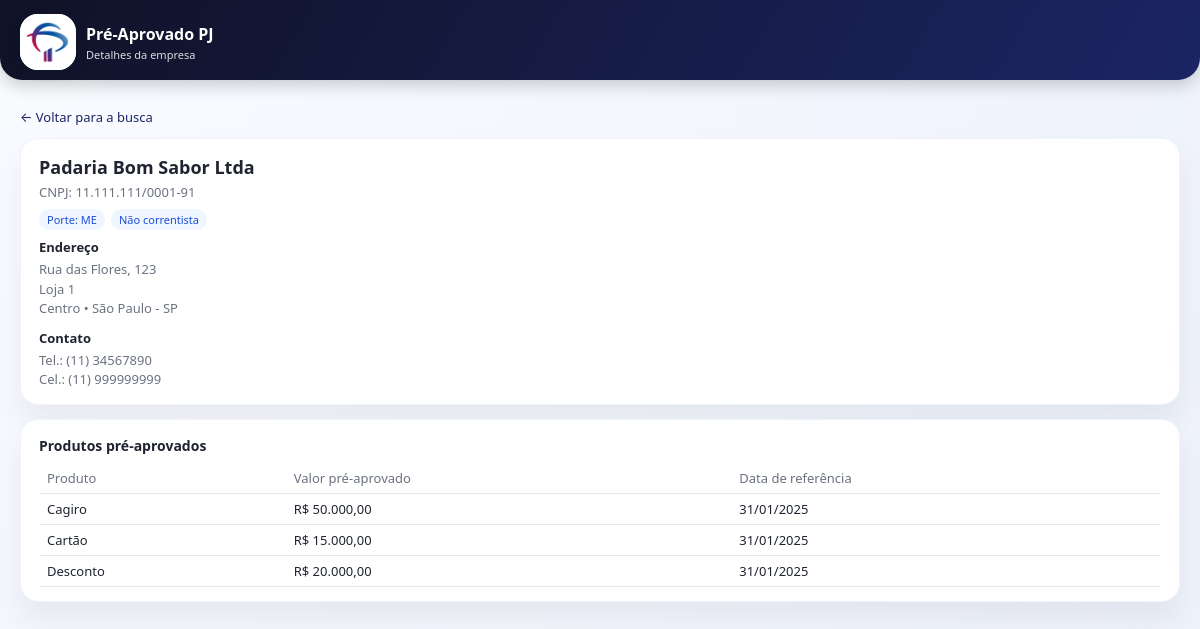
The page /detalhes.php?cnpj=11111111000191 on the database its author committed.
### tables this page shows
CREATE TABLE `d_empresas` (
  `cnpj` char(14) NOT NULL,
  `razao_social` varchar(200) NOT NULL,
  `porte` varchar(50) DEFAULT NULL,
  `estado` char(2) DEFAULT NULL,
  `cidade` varchar(120) DEFAULT NULL,
  `bairro` varchar(120) DEFAULT NULL,
  `cod_cnae` varchar(10) DEFAULT NULL,
  `cnae` varchar(255) DEFAULT NULL,
  `rua` varchar(200) DEFAULT NULL,
  `numero` varchar(10) DEFAULT NULL,
  `complemento` varchar(120) DEFAULT NULL,
  `ddd` char(2) DEFAULT NULL,
  `telefone` varchar(20) DEFAULT NULL,
  `celular` varchar(20) DEFAULT NULL,
  `latitude` decimal(10,8) DEFAULT NULL,
  `longitude` decimal(11,8) DEFAULT NULL,
  `criado_em` datetime NOT NULL DEFAULT current_timestamp(),
  `atualizado_em` datetime NOT NULL DEFAULT current_timestamp() ON UPDATE current_timestamp(),
  PRIMARY KEY (`cnpj`),
  KEY `idx_empresas_estado_cidade` (`estado`,`cidade`),
  KEY `idx_empresas_razao` (`razao_social`),
  KEY `idx_empresas_uf_cidade_bairro` (`estado`,`cidade`,`bairro`)
);

CREATE TABLE `f_preaprovados` (
  `id` bigint(20) NOT NULL AUTO_INCREMENT,
  `cnpj` char(14) NOT NULL,
  `data_referencia` date NOT NULL,
  `id_produto` int(11) NOT NULL,
  `valor_pre_aprovado` decimal(18,2) NOT NULL,
  `criado_em` datetime NOT NULL DEFAULT current_timestamp(),
  `atualizado_em` datetime NOT NULL DEFAULT current_timestamp() ON UPDATE current_timestamp(),
  PRIMARY KEY (`id`),
  UNIQUE KEY `uk_f_pre_empresa_produto_data` (`cnpj`,`id_produto`,`data_referencia`),
  KEY `idx_f_pre_cnpj_data` (`cnpj`,`data_referencia`),
  KEY `idx_f_pre_produto` (`id_produto`),
  KEY `idx_preaprovados_cnpj_produto` (`cnpj`,`id_produto`),
  KEY `idx_preaprovados_produto_valor` (`id_produto`,`valor_pre_aprovado`),
  KEY `idx_preaprovados_cnpj` (`cnpj`),
  CONSTRAINT `fk_f_pre_empresa` FOREIGN KEY (`cnpj`) REFERENCES `d_empresas` (`cnpj`),
  CONSTRAINT `fk_f_pre_produto` FOREIGN KEY (`id_produto`) REFERENCES `d_produtos` (`id`)
);

CREATE TABLE `d_produtos` (
  `id` int(11) NOT NULL AUTO_INCREMENT,
  `nome` varchar(150) NOT NULL,
  `ordem` int(11) NOT NULL,
  PRIMARY KEY (`id`)
);

### detalhes.php (the view, shortened to what this page needs)
<?php
$host = 'localhost';
$db   = 'PreAprovados';
$user = 'root';
$pass = '';
$charset = 'utf8mb4';
$mysqli = new mysqli($host, $user, $pass, $db);
$mysqli->set_charset($charset);
$cnpjParam = isset($_GET['cnpj']) ? $_GET['cnpj'] : '';
$cnpjLimpo = preg_replace('/\D/', '', $cnpjParam);
$sqlEmpresa = "
    SELECT
      cnpj,
      razao_social,
      porte,
      estado,
      cidade,
      bairro,
      rua,
      numero,
      complemento,
      ddd,
      celular,
      telefone,
      cod_cnae,
      cnae,
      latitude,
      longitude
    FROM d_empresas
    WHERE REPLACE(cnpj, '.', '') = ? OR cnpj = ?
    LIMIT 1
";
$stmtEmp = $mysqli->prepare($sqlEmpresa);
$stmtEmp->bind_param('ss', $cnpjLimpo, $cnpjLimpo);
$stmtEmp->execute();
$resEmp = $stmtEmp->get_result();
$empresa = $resEmp->fetch_assoc();
$sqlProd = "
    SELECT
      p.nome AS produto_nome,
      f.valor_pre_aprovado,
      f.data_referencia AS data_pre_aprovado
    FROM f_preAprovados f
    JOIN d_produtos p ON p.id = f.id_produto
    WHERE f.cnpj = ?
    ORDER BY p.ordem, p.nome
";
$stmtProd = $mysqli->prepare($sqlProd);
$stmtProd->bind_param('s', $empresa['cnpj']);
$stmtProd->execute();
$resProd = $stmtProd->get_result();
$produtos = [];
while ($row = $resProd->fetch_assoc()) {
    $produtos[] = $row;
}
function formatarCnpj($cnpj) {
    $n = preg_replace('/\D/', '', $cnpj);
    if (strlen($n) === 14) {
        return substr($n,0,2).'.'.substr($n,2,3).'.'.substr($n,5,3).'/'.substr($n,8,4).'-'.substr($n,12,2);
    }
    return $cnpj;
}
function formatarTelefone($ddd, $tel) {
    $ddd = trim($ddd);
    $tel = preg_replace('/\D/', '', $tel);
    if ($ddd !== '') {
        return "($ddd) " . $tel;
    }
    return $tel;
}
function formatarData($data) {
    $ts = strtotime($data);
    return date('d/m/Y', $ts);
}
function formatarMoeda($valor) {
    return 'R$ ' . number_format((float)$valor, 2, ',', '.');
}
?>
<!DOCTYPE html>
<html lang="pt-BR">
<head>
  <link rel="stylesheet" href="style.css" />
  <link
    rel="stylesheet"
    href="https://unpkg.com/leaflet@1.9.4/dist/leaflet.css"
  />
</head>
<body>
  <header class="app-header">
    <div class="app-header-inner">
      <div class="brand">
        <div class="brand-logo">
          <img src="img/icone3.png" alt="Pré-Aprovado PJ" />
        </div>
        <div class="brand-text">
          <div class="brand-title">Pré-Aprovado PJ</div>
          <div class="brand-subtitle">Detalhes da empresa</div>
        </div>
      </div>
    </div>
  </header>
  <main class="app-shell">
    <a href="index.php" class="back-link">← Voltar para a busca</a>
    <section class="card">
      <div class="details-header">
        <div class="details-name">
          <?php echo htmlspecialchars($empresa['razao_social']); ?>
        </div>
        <div class="details-cnpj">
          CNPJ: <?php echo htmlspecialchars(formatarCnpj($empresa['cnpj'])); ?>
        </div>
        <div class="details-tags">
          <?php if (!empty($empresa['porte'])): ?>
            <span class="tag-pill">Porte: <?php echo htmlspecialchars($empresa['porte']); ?></span>
          <?php endif; ?>
          <span class="tag-pill">Não correntista</span>
        </div>
      </div>
      <div class="details-grid">
        <div>
          <div class="details-block-title">Endereço</div>
          <p class="details-text">
            <?php
              $linha1 = trim(($empresa['rua'] ?? '') . ', ' . ($empresa['numero'] ?? ''));
              $linha2 = trim(($empresa['bairro'] ?? '') . ' • ' . ($empresa['cidade'] ?? '') . ' - ' . ($empresa['estado'] ?? ''));
              if ($linha1 !== '') {
                  echo htmlspecialchars($linha1) . '<br />';
              }
              if (!empty($empresa['complemento'])) {
                  echo htmlspecialchars($empresa['complemento']) . '<br />';
              }
              echo htmlspecialchars($linha2);
            ?>
          </p>
          <div style="margin-top:10px;">
            <div class="details-block-title">Contato</div>
            <p class="details-text">
              <?php
                $tel = formatarTelefone($empresa['ddd'], $empresa['telefone']);
                $cel = formatarTelefone($empresa['ddd'], $empresa['celular']);
                if ($tel !== '') {
                    echo 'Tel.: ' . htmlspecialchars($tel) . '<br />';
                }
                if ($cel !== '') {
                    echo 'Cel.: ' . htmlspecialchars($cel);
                }
              ?>
            </p>
          </div>
        </div>
      </div>
    </section>
    <section class="card" style="margin-top:14px;">
      <div class="side-card-title">Produtos pré-aprovados</div>
      <?php if (empty($produtos)): ?>
        <p class="empty-state">
          Nenhum produto pré-aprovado cadastrado para esta empresa.
        </p>
      <?php else: ?>
        <table class="table-produtos">
          <thead>
            <tr>
              <th>Produto</th>
              <th>Valor pré-aprovado</th>
              <th>Data de referência</th>
            </tr>
          </thead>
          <tbody>
            <?php foreach ($produtos as $p): ?>
              <tr>
                <td><?php echo htmlspecialchars($p['produto_nome']); ?></td>
                <td><?php echo htmlspecialchars(formatarMoeda($p['valor_pre_aprovado'])); ?></td>
                <td><?php echo htmlspecialchars(formatarData($p['data_pre_aprovado'])); ?></td>
              </tr>
            <?php endforeach; ?>
          </tbody>
        </table>
      <?php endif; ?>
    </section>
  </main>
</body>
</html>

### style.css (style rules this page uses)
:root { --bradesco-red: #cc092f; --bradesco-red-soft: #ffedf1; --bradesco-dark: #101226; --bradesco-blue: #1b2563; --bradesco-bg: #f3f5fb; --card-bg: #ffffff; --text-main: #1f2430; --text-muted: #6b7280; --border-soft: #e2e4ec; --radius-lg: 18px; --radius-md: 12px; --shadow-soft: 0 18px 30px rgba(0, 0, 0, 0.06); --field-height: 40px; }
* { box-sizing: border-box; margin: 0; padding: 0; font-family: system-ui, -apple-system, BlinkMacSystemFont, "Segoe UI", sans-serif; }
body { background: radial-gradient(circle at top left, #f9fbff, #edf1fb); color: var(--text-main); min-height: 100vh; }
.app-shell { max-width: 1280px; margin: 0 auto; padding: 12px 20px 32px; }
.app-header { position: sticky; top: 0; z-index: 20; background: linear-gradient(120deg, var(--bradesco-dark), var(--bradesco-blue)); color: #fff; padding: 14px 0 10px; margin-bottom: 4px; box-shadow: 0 6px 16px rgba(0, 0, 0, 0.18); border-radius: 0 0 22px 22px; }
.app-header-inner { max-width: 1280px; margin: 0 auto; padding: 0 20px; display: flex; align-items: center; justify-content: flex-start; }
.brand { display: flex; align-items: center; gap: 10px; }
.brand-logo { width: 56px; height: 56px; border-radius: 18px; background: #ffffff; display: flex; align-items: center; justify-content: center; overflow: hidden; box-shadow: 0 4px 10px rgba(15, 23, 42, 0.35); }
.brand-logo img { width: 100%; height: 100%; object-fit: cover; }
.brand-text { display: flex; flex-direction: column; gap: 2px; }
.brand-title { font-size: 16px; font-weight: 600; }
.brand-subtitle { font-size: 11px; opacity: 0.85; }
.card { background: var(--card-bg); border-radius: var(--radius-lg); padding: 16px 18px 14px; box-shadow: var(--shadow-soft); border: 1px solid #f0f2fd; }
.side-card-title { font-size: 14px; font-weight: 600; margin-bottom: 6px; }
.back-link { display: inline-flex; align-items: center; gap: 6px; font-size: 13px; color: var(--bradesco-blue); text-decoration: none; margin: 12px 0; }
.details-header { display: flex; flex-direction: column; gap: 4px; margin-bottom: 8px; }
.details-name { font-size: 18px; font-weight: 600; }
.details-cnpj { font-size: 13px; color: var(--text-muted); }
.details-tags { display: flex; flex-wrap: wrap; gap: 6px; margin-top: 4px; }
.tag-pill { font-size: 11px; padding: 3px 8px; border-radius: 999px; background: #eff6ff; color: #1d4ed8; }
.details-grid { display: grid; grid-template-columns: minmax(0, 1fr); gap: 12px; margin-top: 8px; }
.details-block-title { font-size: 13px; font-weight: 600; margin-bottom: 4px; }
.details-text { font-size: 13px; color: var(--text-muted); line-height: 1.5; }
.table-produtos { width: 100%; border-collapse: collapse; margin-top: 8px; font-size: 13px; }
.table-produtos th, .table-produtos td { padding: 6px 8px; border-bottom: 1px solid #e5e7eb; }
.table-produtos th { text-align: left; color: var(--text-muted); font-weight: 500; }

### rows shown on the page
d_empresas: razao_social "Padaria Bom Sabor Ltda", cnpj "11.111.111/0001-91", porte "ME", linha1 "Rua das Flores, 123", complemento "Loja 1", linha2 "Centro • São Paulo - SP", cel "(11) 999999999"
f_preaprovados: id_produto.nome "Cagiro", valor_pre_aprovado "R$ 50.000,00", data_referencia "31/01/2025"
f_preaprovados: id_produto.nome "Cartão", valor_pre_aprovado "R$ 15.000,00", data_referencia "31/01/2025"
f_preaprovados: id_produto.nome "Desconto", valor_pre_aprovado "R$ 20.000,00", data_referencia "31/01/2025"

### other values the page prints
$tel "(11) 34567890"
